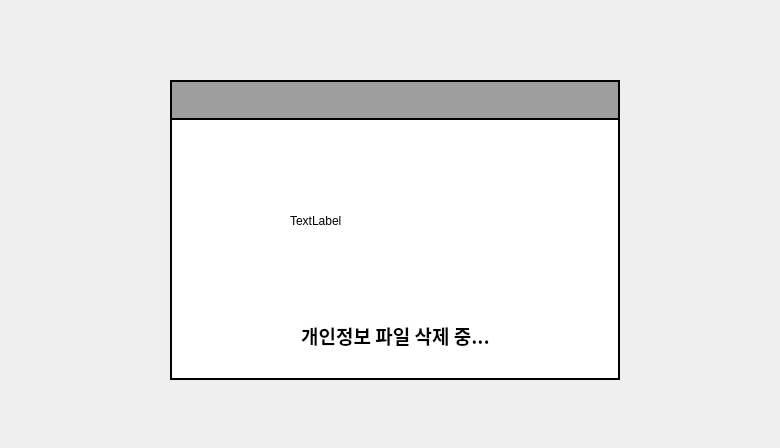
<?xml version="1.0" encoding="UTF-8"?>
<ui version="4.0">
 <class>Dialog</class>
 <widget class="QDialog" name="Dialog">
  <property name="geometry">
   <rect>
    <x>0</x>
    <y>0</y>
    <width>780</width>
    <height>448</height>
   </rect>
  </property>
  <property name="windowTitle">
   <string>Dialog</string>
  </property>
  <widget class="QFrame" name="frame">
   <property name="geometry">
    <rect>
     <x>170</x>
     <y>80</y>
     <width>450</width>
     <height>300</height>
    </rect>
   </property>
   <property name="font">
    <font>
     <family>함초롬돋움</family>
     <pointsize>12</pointsize>
    </font>
   </property>
   <property name="styleSheet">
    <string notr="true">background-color:#ffffff;
border: 2px solid black;
</string>
   </property>
   <property name="frameShape">
    <enum>QFrame::StyledPanel</enum>
   </property>
   <property name="frameShadow">
    <enum>QFrame::Raised</enum>
   </property>
   <widget class="QLabel" name="titleLabel">
    <property name="geometry">
     <rect>
      <x>0</x>
      <y>0</y>
      <width>450</width>
      <height>40</height>
     </rect>
    </property>
    <property name="font">
     <font>
      <family>함초롬돋움</family>
      <pointsize>14</pointsize>
     </font>
    </property>
    <property name="styleSheet">
     <string notr="true">color: black;
background-color: #9E9E9E;
text-align:center;</string>
    </property>
    <property name="text">
     <string/>
    </property>
    <property name="alignment">
     <set>Qt::AlignCenter</set>
    </property>
   </widget>
   <widget class="QLabel" name="preGuestGIF">
    <property name="geometry">
     <rect>
      <x>120</x>
      <y>50</y>
      <width>201</width>
      <height>181</height>
     </rect>
    </property>
    <property name="styleSheet">
     <string notr="true">border:5px soid white;
</string>
    </property>
    <property name="text">
     <string>TextLabel</string>
    </property>
   </widget>
   <widget class="QLabel" name="preGuestTEXT">
    <property name="geometry">
     <rect>
      <x>20</x>
      <y>230</y>
      <width>411</width>
      <height>51</height>
     </rect>
    </property>
    <property name="font">
     <font>
      <family>Agency FB</family>
      <pointsize>14</pointsize>
      <weight>75</weight>
      <bold>true</bold>
     </font>
    </property>
    <property name="styleSheet">
     <string notr="true">border:5px soid white;
</string>
    </property>
    <property name="text">
     <string>개인정보 파일 삭제 중...</string>
    </property>
    <property name="alignment">
     <set>Qt::AlignCenter</set>
    </property>
   </widget>
  </widget>
 </widget>
 <resources/>
 <connections/>
</ui>
